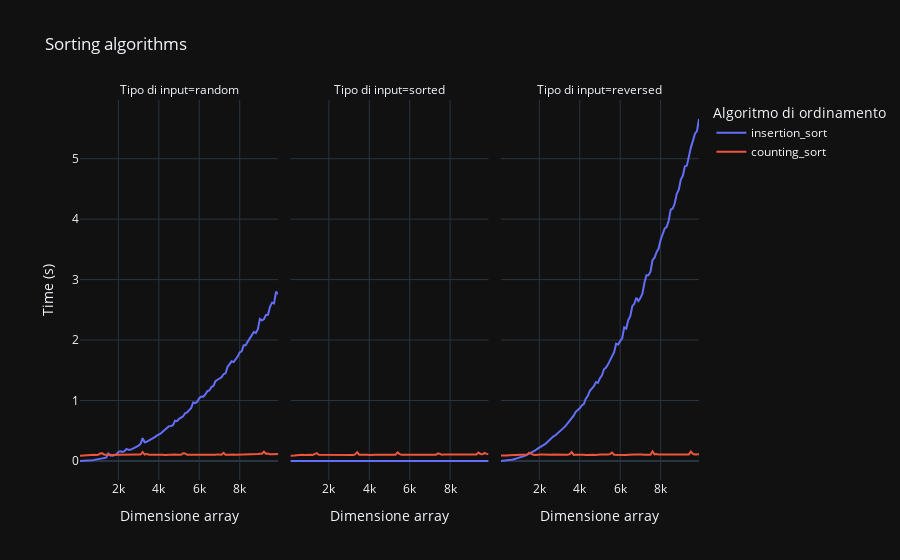

Write notebook code for a chart like this one.
### Code cell
figure = px.line(df.query("num_samples > 0"),
                 x="num_samples",
                 y="time",
                 color="test_type",
                 facet_col="input_type",
                 title="Sorting algorithms",
                 labels={"num_samples": "Dimensione array", "time": "Time (s)", "test_type": "Algoritmo di ordinamento", "input_type": "Tipo di input"})
figure.show()
